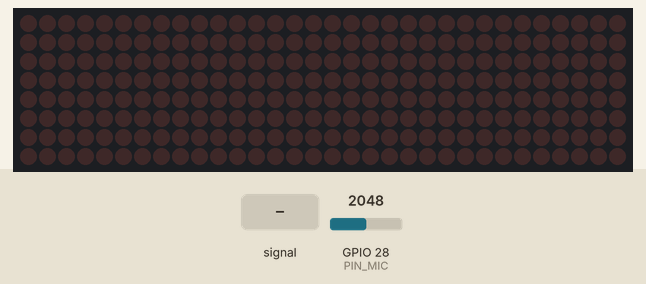
Simulated run of this sketch. Board: ESP32. Shown: 32×8 LED matrix. The inputs (shaded band) are chosen by the test bench; at power-on: GPIO 28 (PIN_MIC) = 2048.

Above: at 1.2 s.
1.3 s: GPIO 28 (PIN_MIC) fed a 50 Hz sine of ±1228 counts around its level
At 1.79 s:
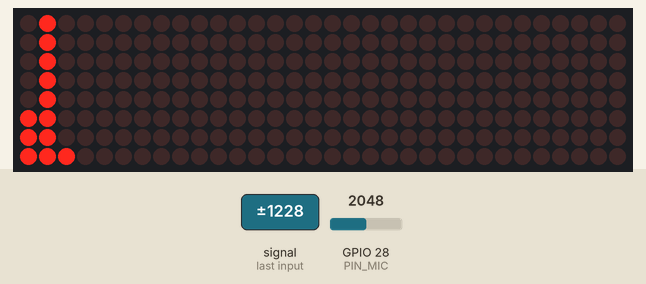
3.7 s: GPIO 28 (PIN_MIC) fed a 2 Hz sine of ±1228 counts around its level
At 4.4 s:
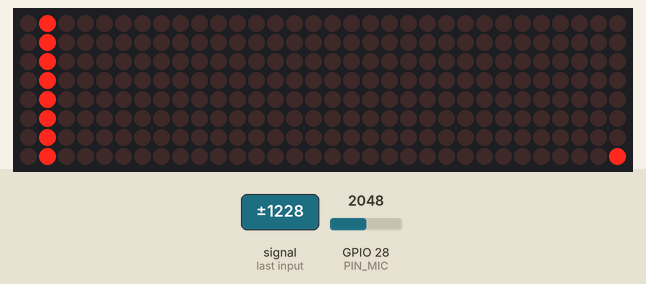
6.1 s: GPIO 28 (PIN_MIC) fed a 200 Hz sine of ±1023 counts around its level
At 7.78 s:
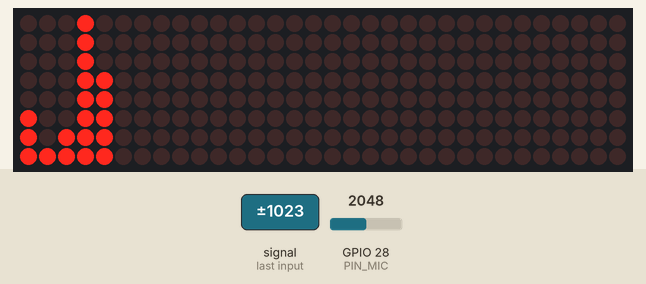
8.8 s: GPIO 28 (PIN_MIC) fed a 1000 Hz sine of ±1023 counts around its level
At 9.2 s:
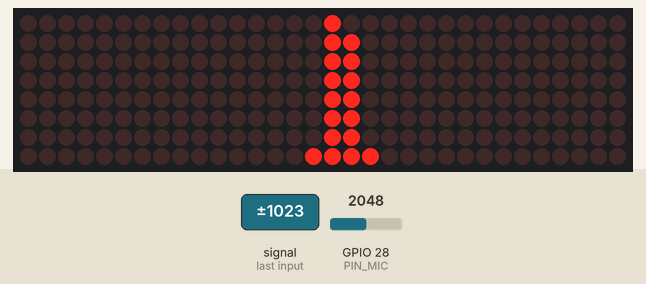
10.3 s: GPIO 28 (PIN_MIC) set to 1560
At 10.9 s:
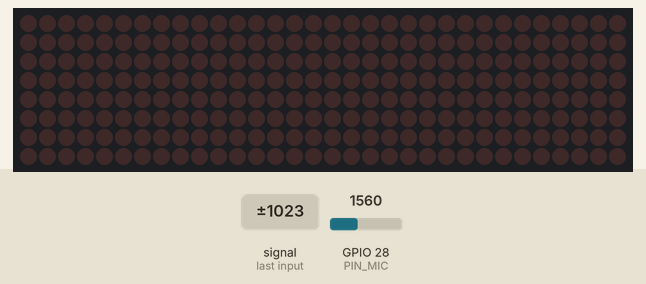
11.8 s: GPIO 28 (PIN_MIC) set to 1640
Timing chart, 0 to 14.3 s (numbered marks = the images above; inputs shaded):
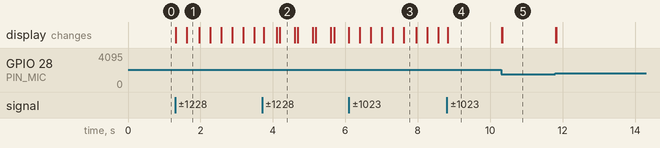

The sketch:

spectrum.ino
```cpp
// (licence header left out)
#include <arduinoFFT.h>
#include <MD_MAX72xx.h>

// set true to calibrate the EQ array values
constexpr bool CALIBRATION = false;

// board configuration
constexpr int PIN_CS = 5,
              PIN_CLK = 2,
              PIN_DIN = 3,
              PIN_MIC = 28;

// MAX7219 configuration
constexpr int NUM_MATRIX = 4, NUM_DOT = 8;
static MD_MAX72XX disp = MD_MAX72XX(MD_MAX72XX::FC16_HW, PIN_DIN, PIN_CLK, PIN_CS, NUM_MATRIX);
constexpr int bar[]{
  0b00000000,
  0b10000000,
  0b11000000,
  0b11100000,
  0b11110000,
  0b11111000,
  0b11111100,
  0b11111110,
  0b11111111,
};

// fft configuration, about 71 fps @ 32kHz, 128 sampling
constexpr int SAMPLES = 128,
              SAMPLING_FREQ = 32000;

// display configuration
constexpr int NUM_BANDS = NUM_DOT * NUM_MATRIX,
              MAX_VALUE = 80;

// amplifier and EQ
constexpr double AMPLITUDE = 4;
static double EQ[NUM_BANDS]{
  0.408414,
  0.289516,
  0.187662,
  0.123428,
  0.118204,
  0.136386,
  0.132653,
  0.196402,
  0.109531,
  0.128709,
  0.174637,
  0.227107,
  0.149161,
  0.180958,
  0.232711,
  0.190991,
  0.243680,
  0.267034,
  0.512626,
  0.522463,
  0.613265,
  0.810226,
  0.934661,
  0.819630,
  0.902442,
  0.777110,
  0.838900,
  0.555142,
  0.556224,
  0.625557,
  1.067809,
  1.691705,
};

static unsigned int sampling_period_us;
static double vReal[SAMPLES], vImag[SAMPLES], bands[NUM_BANDS];
static arduinoFFT fft = arduinoFFT(vReal, vImag, SAMPLES, SAMPLING_FREQ);

static void disp_init() {
  disp.begin();
  disp.control(MD_MAX72XX::UPDATE, 0);
  disp.control(MD_MAX72XX::INTENSITY, MAX_INTENSITY / 8);
}

static void eq_init() {
  for (int i = 0; i < NUM_BANDS; i++) {
    EQ[i] /= AMPLITUDE;
  }
}

void setup() {
  sampling_period_us = round(1000000 * (1.0 / SAMPLING_FREQ));
  eq_init();
  Serial.begin(921600);
  disp_init();
}

static void do_sampling() {
  memset(vImag, 0, sizeof(vImag));
  for (int i = 0; i < SAMPLES; i++) {
    auto newTime = micros();
    vReal[i] = analogRead(PIN_MIC);
    while ((micros() - newTime) < sampling_period_us) {
      /* chill */
    }
  }
}

static void calc_fft() {
  fft.DCRemoval();
  fft.Windowing(FFTWindow::Hamming, FFTDirection::Forward);
  fft.Compute(FFTDirection::Forward);
  fft.ComplexToMagnitude();
}

// 48 FFT bin to 32 spectrum band
static int bin_to_band(int bin) {
  switch (bin) {
    case 0 ... 25:
      return bin;
    case 26 ... 27:  // 2
      return 26;
    case 28 ... 29:  // 2
      return 27;
    case 30 ... 33:  // 4
      return 28;
    case 34 ... 37:  // 4
      return 29;
    case 38 ... 42:  // 5
      return 30;
    case 43 ... 47:  // 5
      return 31;
    default:
      return 31;
  }
}

static void collect_bands() {
  memset(bands, 0, sizeof(bands));

  // only need the <= 24kHz part
  for (int i = 0; i < 48; i++) {
    bands[bin_to_band(i)] += vReal[i];
  }
}

static void calibration() {
  static int cnt;
  static double band_max[NUM_BANDS];

  if (cnt++ < 1600) {
    for (int i = 0; i < NUM_BANDS; i++) {
      band_max[i] = max(band_max[i], bands[i]);
    }
  } else {
    Serial.println("-------------------------------");
    double base = MAX_VALUE * AMPLITUDE * 1.2;
    for (int i = 0; i < NUM_BANDS; i++) {
      Serial.printf(" %f,", base / band_max[i]);
    }
    Serial.println("\n-------------------------------");
    cnt = 0;
    memset(band_max, 0, sizeof(band_max));
  }
}

static void post_processing() {
  if (CALIBRATION) {
    calibration();
  }
  for (int i = 0; i < NUM_BANDS; i++) {
    bands[i] *= EQ[i];
  }
}

static void display() {
  double max_v = 0;
  for (int i = 0; i < NUM_BANDS; i++) {
    max_v = max(max_v, bands[i]);
  }

  // filter noise
  if (max_v < MAX_VALUE / NUM_DOT * 2) {
    memset(bands, 0, sizeof(bands));
  }
  max_v = max(max_v, MAX_VALUE);

  for (int i = 0; i < NUM_BANDS; i++) {
    disp.setColumn(NUM_BANDS - i - 1, bar[map(bands[i], 0, max_v, 0, 8)]);
  }
  disp.update();
}

void loop() {
  // auto t = micros();
  do_sampling();
  calc_fft();
  collect_bands();
  post_processing();
  display();
  // Serial.printf("%lu fps\n", 1000000 / (micros() - t));
}
```

Measured:
- after the input at 1.3 s, the display: first changes at once (image 1 shows a later state)
- after the input at 3.7 s, the display: changes at once (image 2)
- after the input at 6.1 s, the display: first changes after 0.30 s (image 3 shows a later state)
- after the input at 8.8 s, the display: changes at once (image 4)
- after the input at 10.3 s, the display: first changes at once (image 5 shows a later state)
- what the display in image 2 shows lasts 0.4 s, from 4.2 s to 4.6 s
